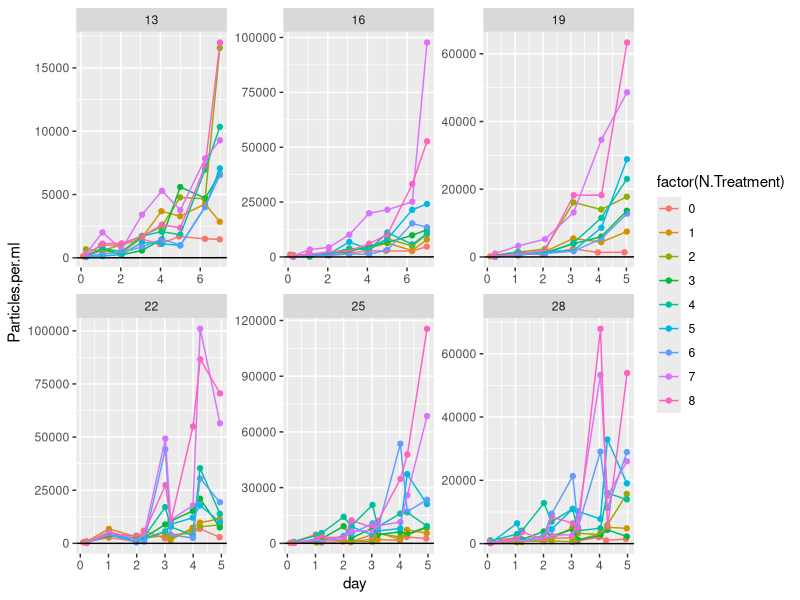
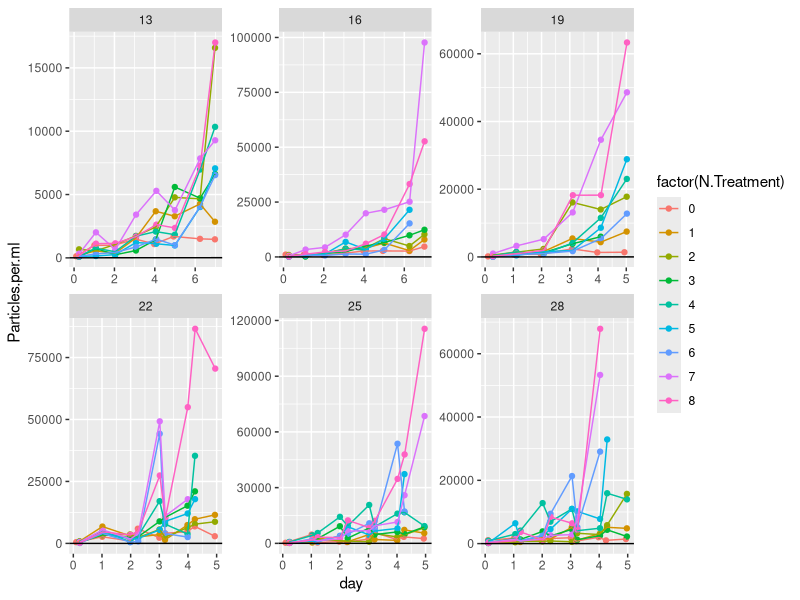
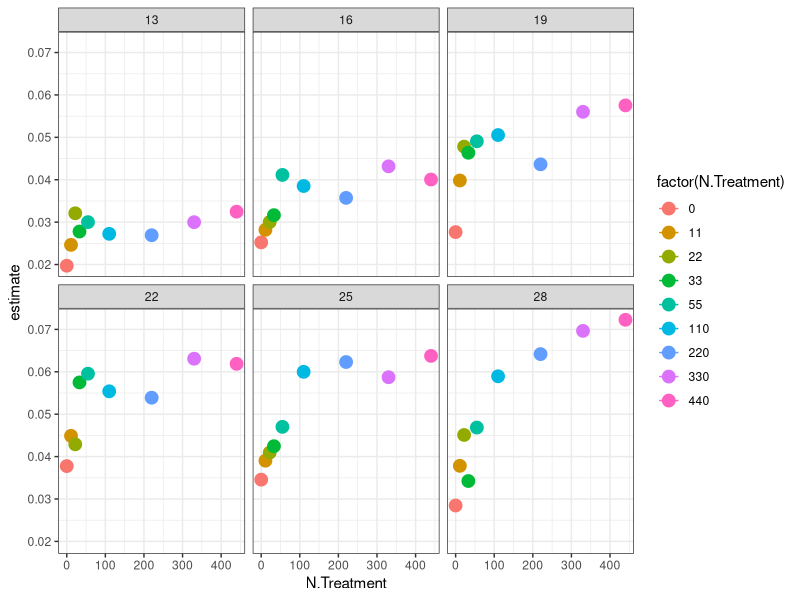
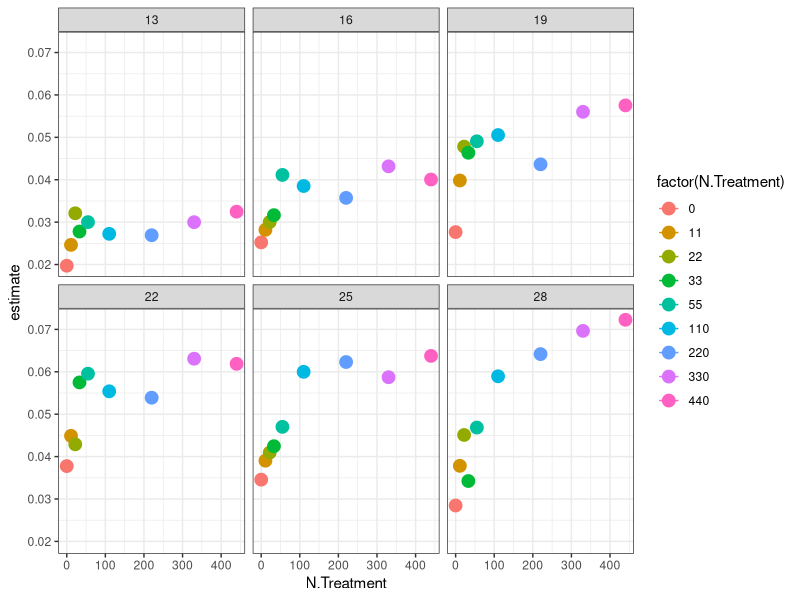

The R script that drew these images, in order: (Note: this script raises an error after producing the figures.)
library(tidyverse)
library(broom)
library(minpack.lm)
library(purrr)
library(stringr)

TT <- read_csv("data/monod_data/TT_15_08_24.csv")

#plot raw data 
TT %>% 
	mutate(day = Hours.since.Innoc/24) %>% 
	#mutate(Particles.per.ml = log(Particles.per.ml)) %>% 
	ggplot(data = ., aes(x = day, y = Particles.per.ml, color = factor(N.Treatment))) + geom_point() +
	facet_wrap( ~ Temperature, scales = "free") + geom_line() + geom_abline(slope = 1, intercept = 5)


#filter out data where K seems to have been reached beyond the variability expected by noise (quite arbitrary)
TTfiltered<- TT %>% 
	mutate(day = Hours.since.Innoc/24) %>% 
	filter( Temperature == 16 & N.Treatment == 8 |
				 	Temperature == 16 & N.Treatment == 7 |
				 	Temperature == 16 & N.Treatment == 6 & day<6.5 | 
				 	Temperature == 16 & N.Treatment == 5 & day<6.5 |
				 	Temperature == 16 & N.Treatment == 4 & day<5 |
				 	Temperature == 16 & N.Treatment == 3 |
				 	Temperature == 16 & N.Treatment == 2 |
				 	Temperature == 16 & N.Treatment == 1 |
				 	Temperature == 16 & N.Treatment == 0 |
						Temperature == 19 & N.Treatment == 8  |
						Temperature == 19 & N.Treatment == 7  |
						Temperature == 19 & N.Treatment == 6 | 
						Temperature == 19 & N.Treatment == 5 |
						Temperature == 19 & N.Treatment == 4 |
						Temperature == 19 & N.Treatment == 3 & day<5 |
						Temperature == 19 & N.Treatment == 2 |
						Temperature == 19 & N.Treatment == 1 |
						Temperature == 19 & N.Treatment == 0 |
					Temperature == 22 & N.Treatment == 8 | 
					Temperature == 22 & N.Treatment == 7 & day<4.1 |
					Temperature == 22 & N.Treatment == 6 & day<4.1 | 
					Temperature == 22 & N.Treatment == 5 & day<4.5 |
					Temperature == 22 & N.Treatment == 4 & day<4.5 |
					Temperature == 22 & N.Treatment == 3 & day<4.5 |
					Temperature == 22 & N.Treatment == 2 |
					Temperature == 22 & N.Treatment == 1 |
					Temperature == 22 & N.Treatment == 0 | 		
						  Temperature == 25 & N.Treatment == 8 |
						  Temperature == 25 & N.Treatment == 7 |
						  Temperature == 25 & N.Treatment == 6 & day<4.5 | 
						  Temperature == 25 & N.Treatment == 5 & day<4.5 |
						  Temperature == 25 & N.Treatment == 4 |
						  Temperature == 25 & N.Treatment == 3 |
						  Temperature == 25 & N.Treatment == 2 |
						  Temperature == 25 & N.Treatment == 1 |
						  Temperature == 25 & N.Treatment == 0 | 		
								Temperature == 28 & N.Treatment == 8 & day<4.1 |
								Temperature == 28 & N.Treatment == 7 & day<4.1 |
								Temperature == 28 & N.Treatment == 6 & day<4.1 | 
								Temperature == 28 & N.Treatment == 5 & day<4.5 |
								Temperature == 28 & N.Treatment == 4 |
								Temperature == 28 & N.Treatment == 3 |
								Temperature == 28 & N.Treatment == 2 |
								Temperature == 28 & N.Treatment == 1 |
								Temperature == 28 & N.Treatment == 0 |
									Temperature == 13|
									Temperature == 10) 

#plot filtered data
TTfiltered %>% 
	mutate(day = Hours.since.Innoc/24) %>% 
	#mutate(Particles.per.ml = log(Particles.per.ml)) %>% 
	ggplot(data = ., aes(x = day, y = Particles.per.ml, color = factor(N.Treatment))) + geom_point() +
	facet_wrap( ~ Temperature, scales = "free") + geom_line() + geom_abline(slope = 1, intercept = 5)


#take filtered data, add actual N concentrations, plot monod curves
TTfilteredN<- TTfiltered %>% 	
	mutate(N.Treatment = str_replace(N.Treatment, "1", "11")) %>%
	mutate(N.Treatment = str_replace(N.Treatment, "2", "22")) %>% 
	mutate(N.Treatment = str_replace(N.Treatment, "3", "33")) %>%
	mutate(N.Treatment = str_replace(N.Treatment, "4", "55")) %>%
	mutate(N.Treatment = str_replace(N.Treatment, "5", "110")) %>%
	mutate(N.Treatment = str_replace(N.Treatment, "6", "220")) %>%
	mutate(N.Treatment = str_replace(N.Treatment, "7", "330")) %>%
	mutate(N.Treatment = str_replace(N.Treatment, "8", "440")) %>%  
	mutate(N.Treatment = str_replace(N.Treatment, "1105", "55")) %>% 
	mutate(N.Treatment = as.numeric(N.Treatment))


TTfilteredN %>% 
	group_by(Temperature, N.Treatment) %>% 
	do(tidy(nls(Particles.per.ml ~ 75 * (1+a)^(Hours.since.Innoc),
							data= .,  start=list(a=0.01),
							control = nls.control(maxiter=100, minFactor=1/204800000)))) %>% 
	ungroup() %>% 
	ggplot(aes(x = N.Treatment, y = estimate, color = factor(N.Treatment))) + geom_point(size = 4) +
	geom_line() + theme_bw() + facet_wrap( ~ Temperature)
ggsave("figures/TT_monod_curves.png")

TT_r <- TTfilteredN %>% 
	group_by(Temperature, N.Treatment) %>% 
	do(tidy(nls(Particles.per.ml ~ 75 * (1+a)^(Hours.since.Innoc),
							data= .,  start=list(a=0.01),
							control = nls.control(maxiter=100, minFactor=1/204800000)))) 

write_csv(TT_r, "data-processed/fitted_r_TT_from_2015.csv")


TTfilteredN %>% 
	group_by(Temperature, N.Treatment) %>% 
	do(tidy(nls(Particles.per.ml ~ 75 * (1+a)^(Hours.since.Innoc),
							data= .,  start=list(a=0.01),
							control = nls.control(maxiter=100, minFactor=1/204800000)))) %>% 
	ggplot(aes(x = Temperature, y = estimate, color = factor(Temperature))) + geom_point(size = 4) +
	geom_line() + theme_bw() + facet_wrap( ~ N.Treatment)
ggsave("figures/TT_TPC_by_nitrate_curves.png")
